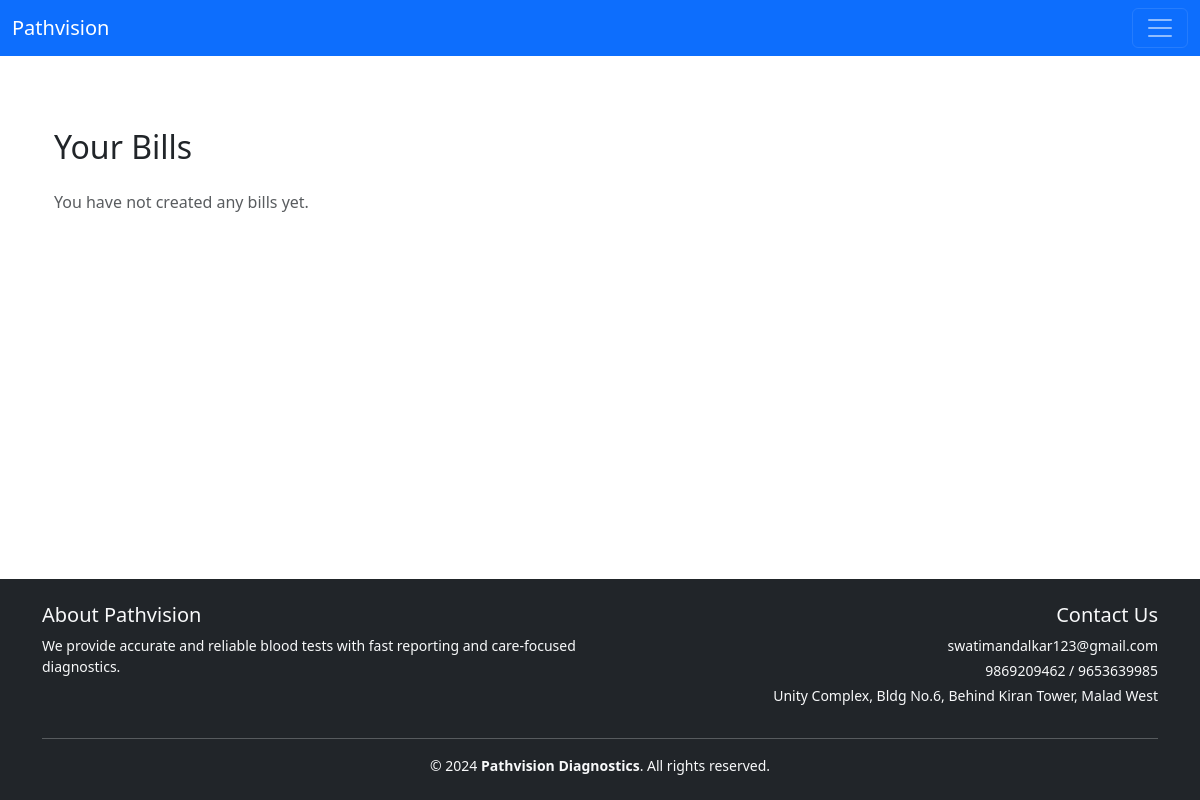
The page /bill_list/ (signed in) on the database as committed earlier.
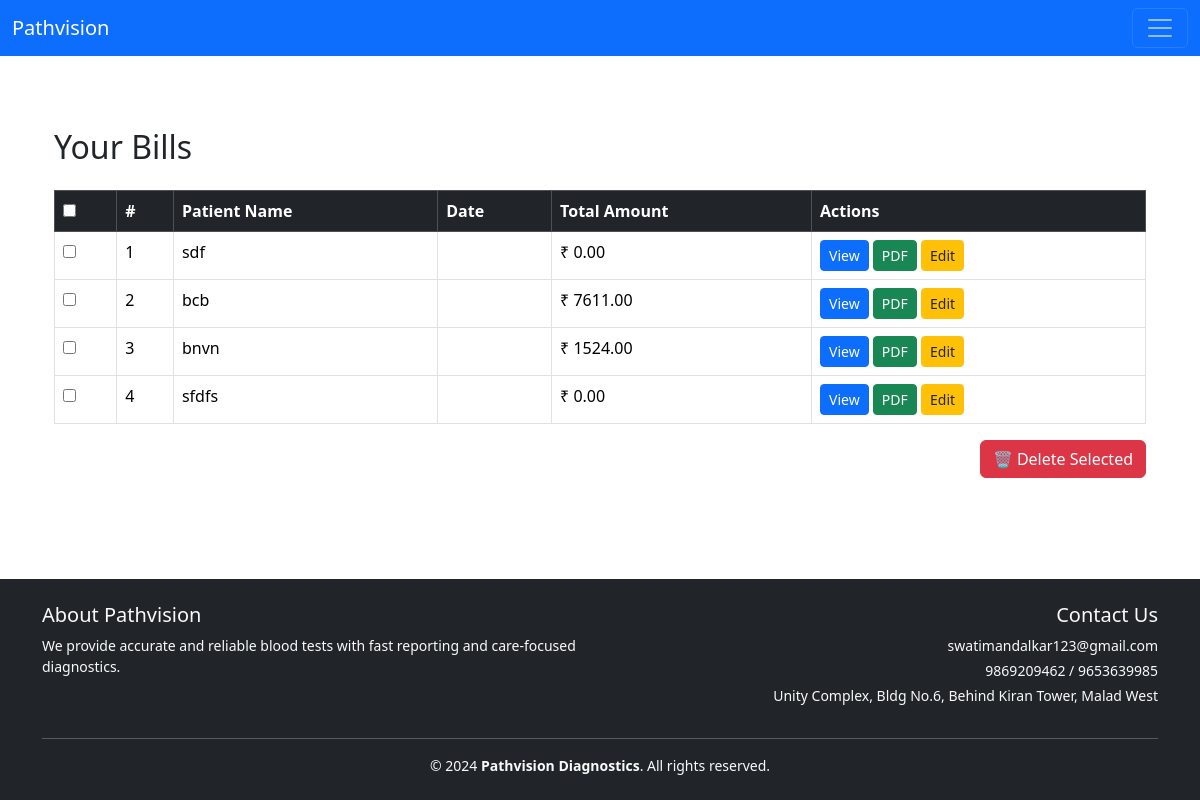
The same page on the database as committed later.
### bill/models.py (models this page shows, shortened)
class Bill(models.Model):
    user = models.ForeignKey(User, on_delete=models.CASCADE)
    date = models.CharField(max_length=20, editable=True)
    prefix = models.CharField(max_length=5, choices=PREFIX_CHOICES, default='Mr.')
    patient_name = models.CharField(max_length=255)
    age = models.CharField(max_length=10)
    gender = models.CharField(max_length=10,choices=GENDER_CHOICES,default='M')
    doctor_choice = models.CharField(max_length=100, choices=DOCTOR_CHOICES, default='Dr.Geeta Dalal')
    doctor_name = models.CharField(max_length=255, blank=True)  # This field stores the final doctor name
    test_details = models.TextField(default="")
    total_amount = models.DecimalField(max_digits=10, decimal_places=2)
    amount_in_words = models.CharField(max_length=255)

### bill/views.py (the view)
# urls.py: path('bill_list/', bill_list, name='bill_list'),
@login_required
def bill_list(request):
    bills = Bill.objects.filter(user=request.user)
    return render(request, 'bill/bill_list.html', {'bills': bills})

### bill/templates/bill/bill_list.html (shortened to what this page needs)
{% extends 'bill/base.html' %}
{% block content %}
<div class="container mt-5">
    <h2 class="mb-4">Your Bills</h2>
    {% if bills %}
    <form method="POST" action="{% url 'delete_bills' %}">
        <table class="table table-bordered table-hover">
            <thead class="table-dark">
                <tr>
                    <th><input type="checkbox" id="selectAll"></th>
                    <th>#</th>
                    <th>Patient Name</th>
                    <th>Date</th>
                    <th>Total Amount</th>
                    <th>Actions</th>
                </tr>
            </thead>
            <tbody>
                {% for bill in bills %}
                <tr>
                    <td><input type="checkbox" name="selected_bills" value="{{ bill.id }}"></td>
                    <td>{{ forloop.counter }}</td>
                    <td>{{ bill.patient_name }}</td>
                    <td>{{ bill.date|date:"d M Y" }}</td>
                    <td>&#8377; {{ bill.total_amount }}</td>
                    <td>
                        <a href="{% url 'bill_detail' bill.id %}" class="btn btn-sm btn-primary">View</a>
                        <a href="{% url 'download_pdf' bill.id %}" class="btn btn-sm btn-success">PDF</a>
                        <a href="{% url 'edit_bill' bill.id %}" class="btn btn-sm btn-warning text-dark">Edit</a>
                    </td>
                </tr>
                {% endfor %}
            </tbody>
        </table>
        <div class="text-end mt-3">
            <button type="submit" class="btn btn-danger">🗑️ Delete Selected</button>
        </div>
    </form>
    {% else %}
    <p class="text-muted">You have not created any bills yet.</p>
    {% endif %}
</div>
{% endblock %}

Rows that differ between the two databases and show on the page:
added Bill: patient_name "sdf", total_amount "0.00"
added Bill: patient_name "bcb", total_amount "7611.00"
added Bill: patient_name "bnvn", total_amount "1524.00"
added Bill: patient_name "sfdfs", total_amount "0.00"
Other text that changed with them:
form field value: (not shown) → "☐"
text no longer shown: "You have not created any bills yet."
text now shown: "# Patient Name Date Total Amount Actions 🗑️ Delete Selected"
